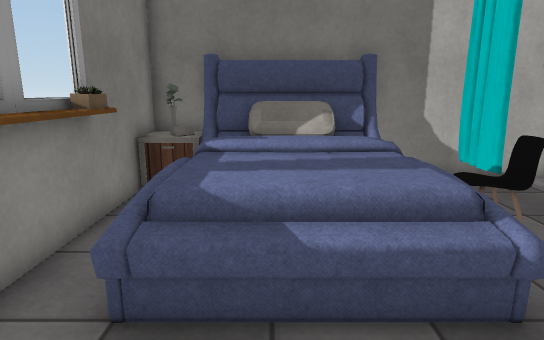
View 1 (above)

13 first-person views from a walk through a scene from a Unity 3-D project. The camera is 1.4 m above the floor, tilts 12° down and sees 75° across. The floor is counted in squares, 0.5 m on a side. Each view is taken from the middle of a square. On the plan, view 1 faces up. The plan holds only what a view shows up to about 20 squares ahead; the rest is blank. The player is left out. Some surface patterns are stand-ins.

View 2
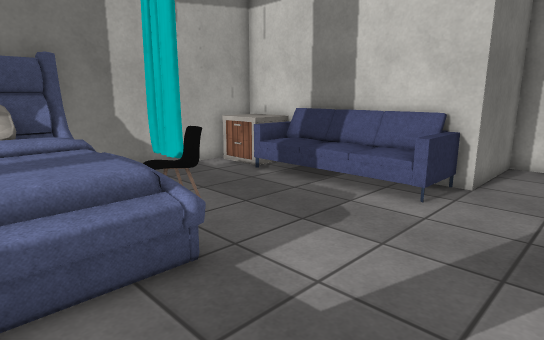

View 3
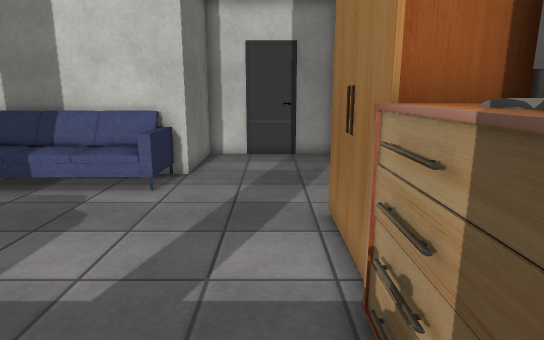

View 4
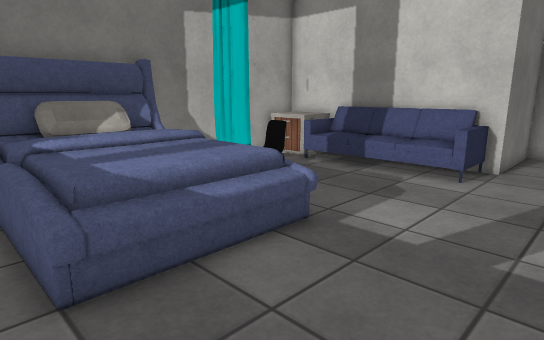

View 5
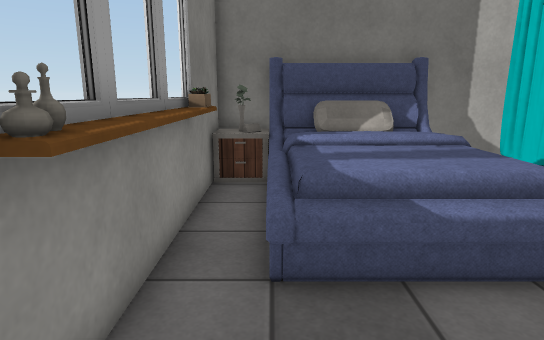

View 6
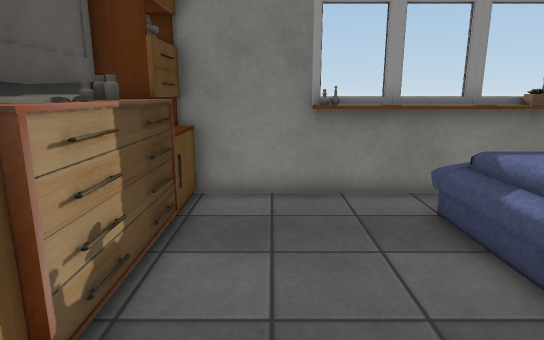

View 7
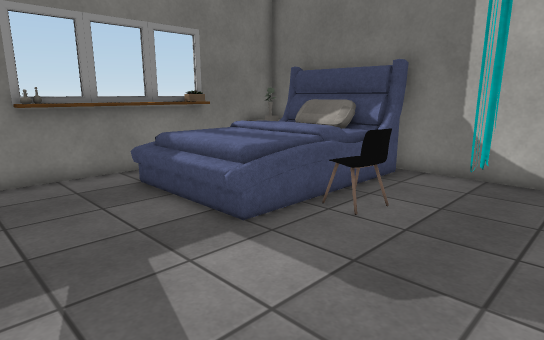

View 8
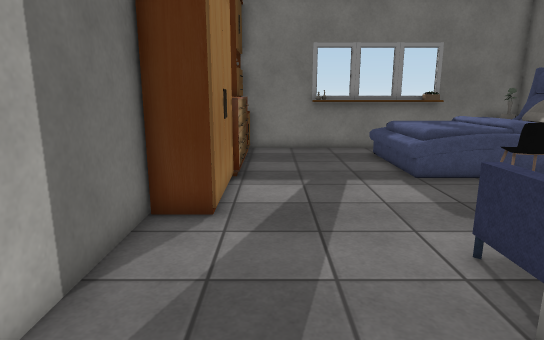

View 9
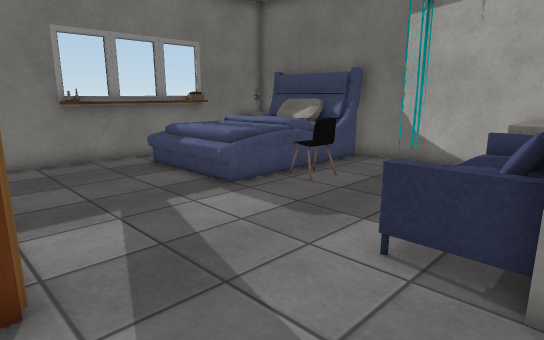

View 10
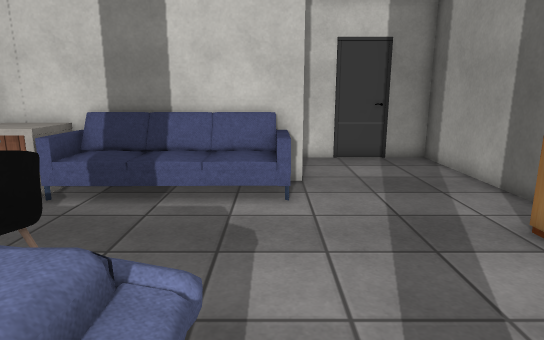

View 11
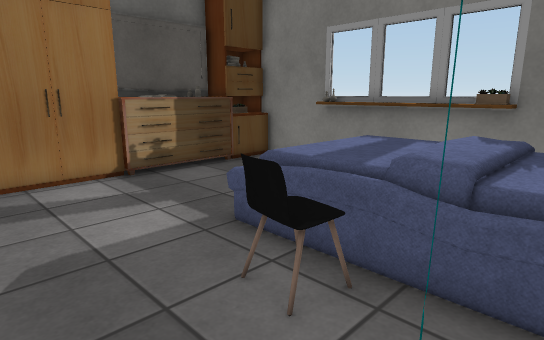

View 12
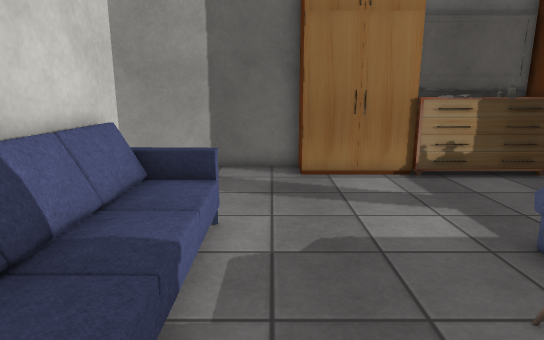

View 13
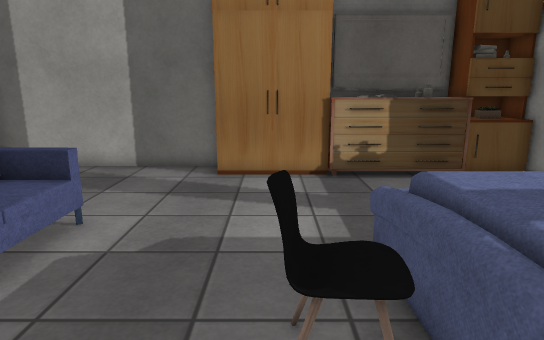

### Floor plan
Key: @ floor where view 1 was taken; # wall or solid block; . floor; = window, fence, low wall or low ledge; ^ raised ledge; B bed; C curtain; H chair; S sofa; K books; T bottle; O other object.
Columns run from 4 left of view 1 to 16 right of it. Each row starts with its distance up from view 1.
 12 #^#    ##########
 11 ^OBBBBBB..C...^^#
 10 #^BB^^BB......^^#
  9 #.BBBBBB......OS#
  8 ##BBBBBB......OS#
  7 ##BBBBBBHH....OS#
  6  #BBBBBBHH....OS#
  5  #BBBBBB......OS#
  4 ##BBBBBB......OS#
  3 ##...........SOS#
  2 T..............######
  1 T...................#
  0 #...@...............#
 -1 #...................#
 -2 ##=^^=^^####........#
 -3 ###TTKK^   #........#
 -4 ########   ##########

Positions as (right, up) in squares from view 1, and headings:
1: (0, 0), facing up
2: (0, -1), facing up-right
3: (-1, -1), facing right
4: (-3, -1), facing up-right
5: (-2, -1), facing up
6: (6, 0), facing left
7: (9, -1), facing up-left
8: (15, -1), facing left
9: (12, -3), facing up-left
10: (0, 3), facing right
11: (8, 10), facing down-left
12: (8, 10), facing down
13: (5, 10), facing down
